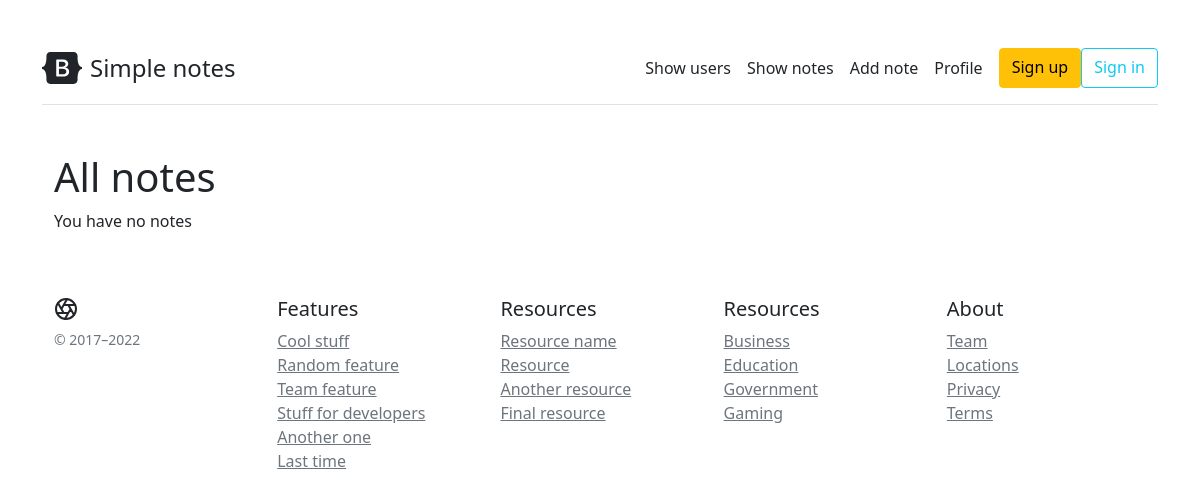
/notes, run on an earlier commit of the app's database.
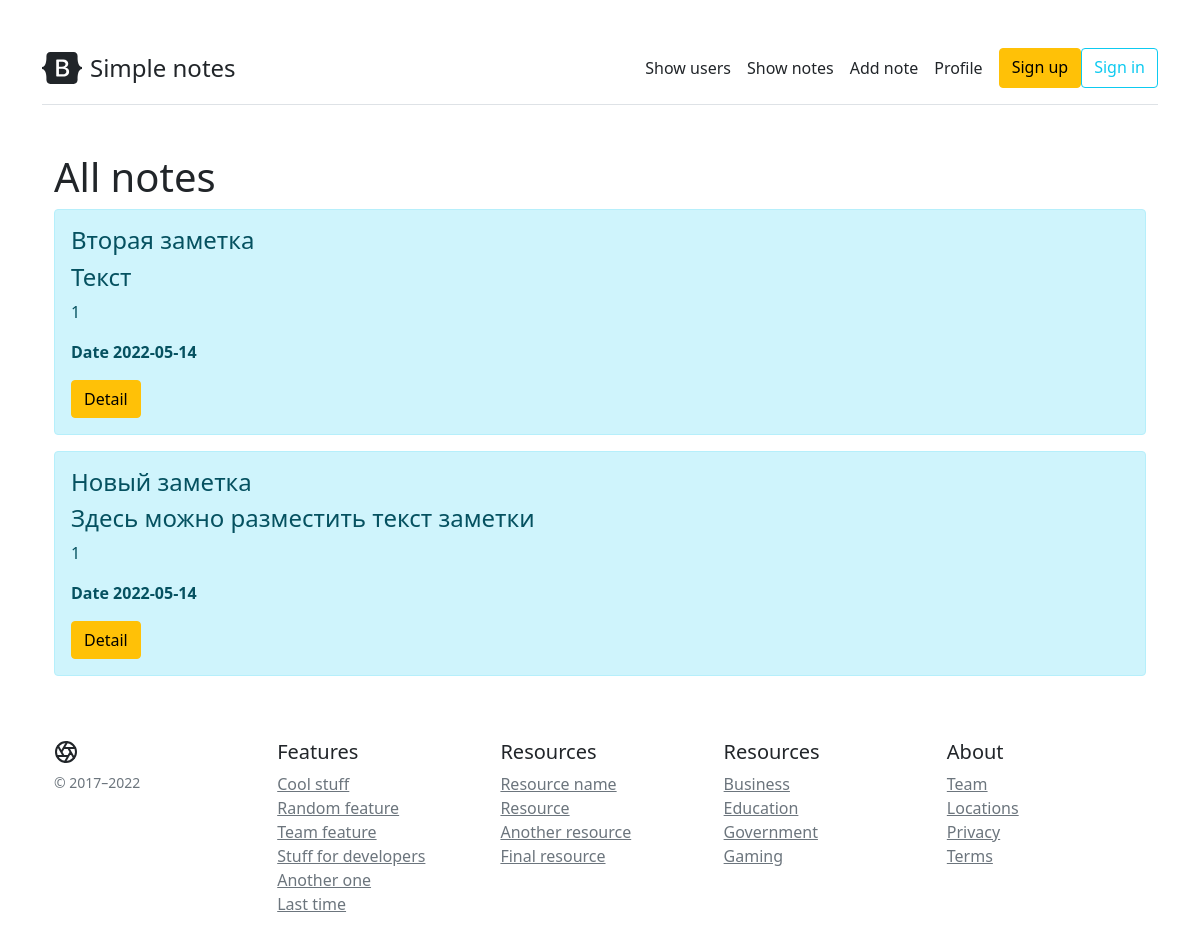
And on a later commit of the database.
### app.py (models this page shows, shortened)
class Notes(db.Model):
    id = db.Column(db.Integer, primary_key=True)
    user_id = db.Column(db.Integer)
    title = db.Column(db.String(250), nullable=False)
    text = db.Column(db.Text, nullable=False)
    date = db.Column(db.DateTime, default=datetime.utcnow)

### app.py (the view)
@app.route('/notes')
def show_notes():
    notes = Notes.query.order_by(Notes.date.desc()).all()  # обращение к базе данных
    return render_template('notes.html', notes=notes)

### templates/notes.html (shortened to what this page needs)
{% extends 'base.html' %}
{% block body %}
    <div class="container mt-5">
        <h1>All notes</h1>
        {% if notes|length>0 %}
            {% for el in notes %}
                <div class="alert alert-info">
                    <h4>{{ el.title }}</h4>
                    <h4>{{ el.text }}</h4>
                    <p>{{ el.user_id }}</p>
                    <p><b>Date {{ el.date.date() }}</b></p>
                    <a href="/notes/{{ el.id }}" class="btn btn-warning">Detail</a>
                </div>
            {% endfor %}
        {% else %}
            <p>You have no notes</p>
        {% endif %}
    </div>
{% endblock %}

What changed in the data, as far as the page shows it:
added Notes: title "Вторая заметка", text "Текст", user_id "1", date "2022-05-14"
added Notes: title "Новый заметка", text "Здесь можно разместить текст заметки", user_id "1", date "2022-05-14"
Also different on the page:
text no longer shown: "You have no notes"
